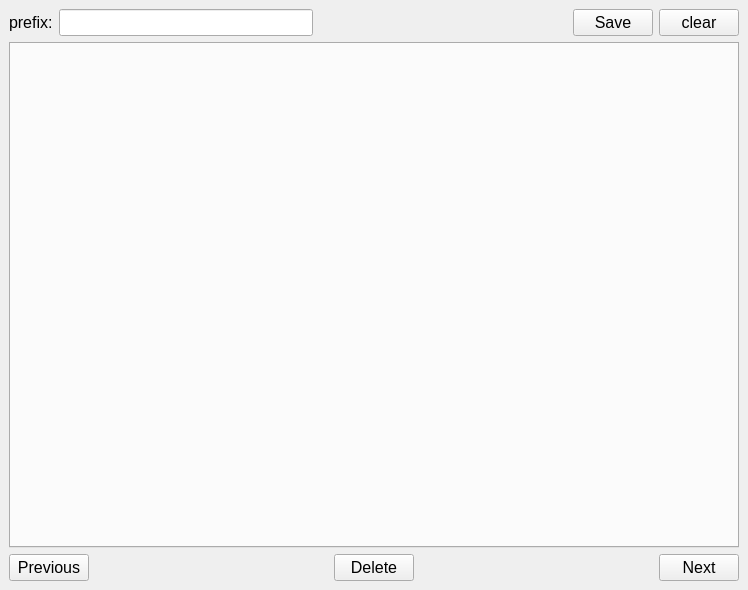
<?xml version="1.0" encoding="UTF-8"?>
<ui version="4.0">
 <class>MainWindow</class>
 <widget class="QMainWindow" name="MainWindow">
  <property name="geometry">
   <rect>
    <x>0</x>
    <y>0</y>
    <width>748</width>
    <height>590</height>
   </rect>
  </property>
  <property name="windowTitle">
   <string>MainWindow</string>
  </property>
  <property name="styleSheet">
   <string notr="true">* {
	font-size: 16px;
}</string>
  </property>
  <widget class="QWidget" name="centralwidget">
   <layout class="QVBoxLayout" name="verticalLayout">
    <item>
     <layout class="QHBoxLayout" name="horizontalLayout">
      <item>
       <widget class="QLabel" name="label">
        <property name="text">
         <string>prefix:</string>
        </property>
       </widget>
      </item>
      <item>
       <widget class="QLineEdit" name="prefixline">
        <property name="text">
         <string/>
        </property>
       </widget>
      </item>
      <item>
       <spacer name="horizontalSpacer_3">
        <property name="orientation">
         <enum>Qt::Horizontal</enum>
        </property>
        <property name="sizeHint" stdset="0">
         <size>
          <width>40</width>
          <height>20</height>
         </size>
        </property>
       </spacer>
      </item>
      <item>
       <widget class="QPushButton" name="saveAllbtn">
        <property name="text">
         <string>Save</string>
        </property>
       </widget>
      </item>
      <item>
       <widget class="QPushButton" name="clearbtn">
        <property name="text">
         <string>clear</string>
        </property>
       </widget>
      </item>
     </layout>
    </item>
    <item>
     <widget class="QTabWidget" name="controlerTab">
      <property name="currentIndex">
       <number>-1</number>
      </property>
     </widget>
    </item>
    <item>
     <layout class="QHBoxLayout" name="horizontalLayout_3">
      <item>
       <widget class="QPushButton" name="PreButton">
        <property name="text">
         <string>Previous</string>
        </property>
       </widget>
      </item>
      <item>
       <spacer name="horizontalSpacer">
        <property name="orientation">
         <enum>Qt::Horizontal</enum>
        </property>
        <property name="sizeHint" stdset="0">
         <size>
          <width>40</width>
          <height>20</height>
         </size>
        </property>
       </spacer>
      </item>
      <item>
       <widget class="QPushButton" name="removeButton">
        <property name="text">
         <string>Delete</string>
        </property>
       </widget>
      </item>
      <item>
       <spacer name="horizontalSpacer_2">
        <property name="orientation">
         <enum>Qt::Horizontal</enum>
        </property>
        <property name="sizeHint" stdset="0">
         <size>
          <width>40</width>
          <height>20</height>
         </size>
        </property>
       </spacer>
      </item>
      <item>
       <widget class="QPushButton" name="nextButton">
        <property name="text">
         <string>Next</string>
        </property>
       </widget>
      </item>
     </layout>
    </item>
   </layout>
  </widget>
  <widget class="QMenuBar" name="menubar">
   <property name="geometry">
    <rect>
     <x>0</x>
     <y>0</y>
     <width>748</width>
     <height>25</height>
    </rect>
   </property>
  </widget>
 </widget>
 <resources/>
 <connections/>
</ui>
